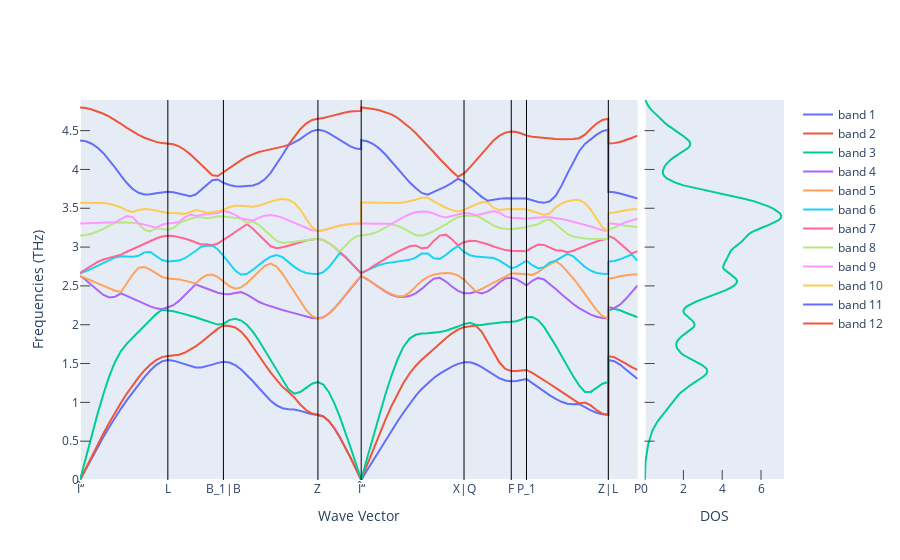

The notebook cell saved with this chart:
### Code cell
fig_ph_bs_and_dos = get_plot_bs_and_dos(phonon_bs, phonon_dos)
fig_ph_bs_and_dos.update_yaxes(rangemode="tozero")
fig_ph_bs_and_dos.show()
